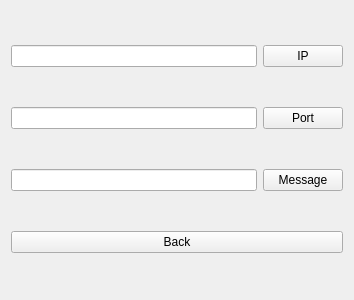
<?xml version="1.0" encoding="UTF-8"?>
<ui version="4.0">
 <class>Form</class>
 <widget class="QWidget" name="Form">
  <property name="geometry">
   <rect>
    <x>0</x>
    <y>0</y>
    <width>354</width>
    <height>300</height>
   </rect>
  </property>
  <property name="windowTitle">
   <string>Form</string>
  </property>
  <layout class="QGridLayout" name="gridLayout">
   <item row="2" column="0">
    <layout class="QHBoxLayout" name="horizontalLayout_4">
     <item>
      <widget class="QLineEdit" name="lineEdit_5"/>
     </item>
     <item>
      <widget class="QPushButton" name="pushButton_5">
       <property name="text">
        <string>Message</string>
       </property>
      </widget>
     </item>
    </layout>
   </item>
   <item row="1" column="0">
    <layout class="QHBoxLayout" name="horizontalLayout_3">
     <item>
      <widget class="QLineEdit" name="lineEdit_4"/>
     </item>
     <item>
      <widget class="QPushButton" name="pushButton_4">
       <property name="text">
        <string>Port</string>
       </property>
      </widget>
     </item>
    </layout>
   </item>
   <item row="0" column="0">
    <layout class="QHBoxLayout" name="horizontalLayout">
     <item>
      <widget class="QLineEdit" name="lineEdit_2"/>
     </item>
     <item>
      <widget class="QPushButton" name="pushButton_2">
       <property name="text">
        <string>IP</string>
       </property>
      </widget>
     </item>
    </layout>
   </item>
   <item row="3" column="0">
    <widget class="QPushButton" name="pushButton">
     <property name="text">
      <string>Back</string>
     </property>
    </widget>
   </item>
  </layout>
  <zorder>horizontalLayoutWidget</zorder>
  <zorder>horizontalLayoutWidget_2</zorder>
  <zorder>horizontalLayoutWidget_3</zorder>
  <zorder>lineEdit_2</zorder>
  <zorder>pushButton</zorder>
 </widget>
 <resources/>
 <connections/>
</ui>
